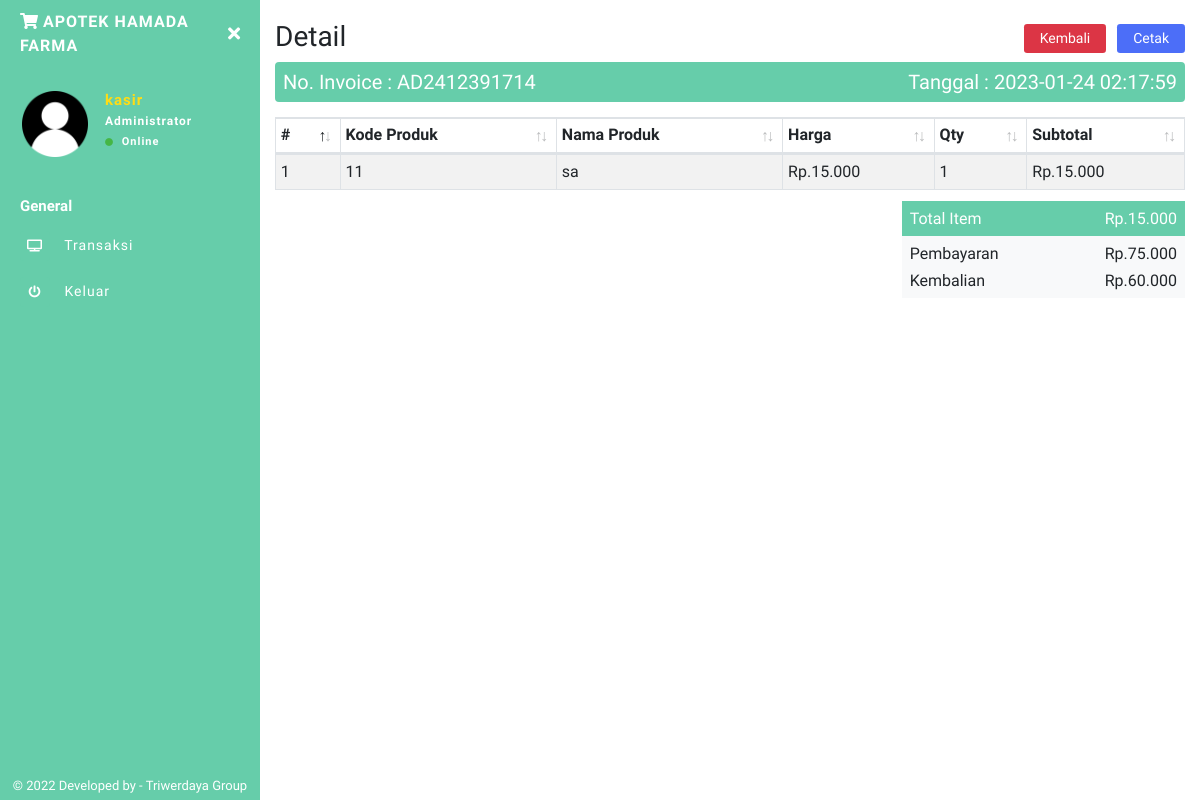
The page /apotek/kasir/invoice.php?detail=AD2412391714 (signed in) on the database its author committed.
### tables this page shows
CREATE TABLE `inv` (
  `invid` int(11) NOT NULL,
  `invoice` varchar(100) NOT NULL,
  `tgl_inv` timestamp NOT NULL DEFAULT CURRENT_TIMESTAMP ON UPDATE CURRENT_TIMESTAMP,
  `pembayaran` int(11) NOT NULL,
  `kembalian` int(11) NOT NULL,
  `status` varchar(10) NOT NULL,
  `toko` varchar(255) NOT NULL
);

CREATE TABLE `laporan` (
  `idlaporan` int(11) NOT NULL,
  `invoice` varchar(100) NOT NULL,
  `kode_produk` varchar(100) NOT NULL,
  `nama_produk` varchar(100) NOT NULL,
  `harga` int(11) NOT NULL,
  `harga_modal` int(11) NOT NULL,
  `qty` int(11) NOT NULL,
  `subtotal` int(11) NOT NULL,
  `toko` varchar(255) NOT NULL
);

### apotek/kasir/invoice.php (the view, shortened to what this page needs)
<?php include 'sidebar.php'; ?>
<?php
$noinv = $_GET['detail'];
$DataInv = mysqli_fetch_array(mysqli_query($conn, "SELECT * FROM inv WHERE invoice='$noinv'"));
$Dbayar = $DataInv['pembayaran'];
$Dkembali = $DataInv['kembalian'];
$Datee = $DataInv['tgl_inv'];
?>
<h1 class="h3 mb-2">
    Detail
    <span class="float-right">
        <a href="index.php" class="btn btn-danger btn-sm px-3 mr-1">Kembali</a>
        <button type="button" class="btn btn-primary btn-sm px-3" onclick="document.title='Invoice#<?php echo $noinv ?>';window.print()">
            Cetak</button>
    </span>
</h1>
<div class="bg-purple p-2 text-white" style="border-radius:0.25rem;">
    <div class="row">
        <div class="col-lg-6">
            <h5 class="mb-0">No. Invoice : <?php echo $noinv ?></h5>
        </div>
        <div class="col-lg-6">
            <h5 class="mb-0 date-inv">Tanggal : <?php echo $Datee ?></h5>
        </div>
    </div>
</div>
<table class="table table-striped table-sm table-bordered dt-responsive nowrap print-none" id="cart" width="100%">
    <thead>
        <tr>
            <th>#</th>
            <th>Kode Produk</th>
            <th>Nama Produk</th>
            <th>Harga</th>
            <th>Qty</th>
            <th>Subtotal</th>
        </tr>
    </thead>
    <tbody>
        <?php
        $no = 1;
        $data_laporan = mysqli_query($conn, "SELECT * FROM laporan WHERE invoice='$noinv'");
        while ($d = mysqli_fetch_array($data_laporan)) {
        ?>
            <tr>
                <td><?php echo $no++; ?></td>
                <td><?php echo $d['kode_produk']; ?></td>
                <td><?php echo $d['nama_produk']; ?></td>
                <td>Rp.<?php echo ribuan($d['harga']); ?></td>
                <td><?php echo $d['qty']; ?></td>
                <td>Rp.<?php echo ribuan($d['subtotal']); ?></td>
            </tr>
        <?php } ?>
    </tbody>
</table>
<?php
$i4 = mysqli_fetch_assoc(mysqli_query($conn, "SELECT SUM(subtotal) as isub FROM laporan WHERE invoice='$noinv'"));
?>
<div class="row justify-content-end mt-1">
    <div class="col-sm-6 col-md-5 col-lg-4">
        <div class="bg-purple text-white p-2">
            <h6 class="mb-0">Total Item
                <span class="float-right">Rp.<?php echo ribuan($i4['isub']); ?></span>
            </h6>
        </div>
        <div class="bg-light p-2">
            <h6 class="mb-2">Pembayaran
                <span class="float-right">Rp.<?php echo ribuan($Dbayar); ?></span>
            </h6>
            <h6 class="mb-0">Kembalian
                <span class="float-right">Rp.<?php echo ribuan($Dkembali); ?></span>
            </h6>
        </div>
    </div>
</div>
<?php include 'footer.php'; ?>

### apotek/kasir/sidebar.php (shortened to what this page needs)
<?php
include "../../config.php";
  function ribuan ($nilai){
    return number_format ($nilai, 0, ',', '.');
}
$uid = $_SESSION['userid'];
$DataLogin = mysqli_fetch_array(mysqli_query($conn,"SELECT * FROM login WHERE userid='$uid'"));
$username = $DataLogin['username'];
$toko = $DataLogin['toko'];
$logo = $DataLogin['logo'];
?>
<!DOCTYPE html>
<html>
<head>
    <link rel="stylesheet" href="https://maxcdn.bootstrapcdn.com/bootstrap/4.0.0/css/bootstrap.min.css">
    <link href="../../assets/css/style.css" rel="stylesheet">
    <link href="https://use.fontawesome.com/releases/v5.0.6/css/all.css" rel="stylesheet">
    <link href="../../assets/vendor/datatables/dataTables.bootstrap4.min.css" rel="stylesheet">
  <link href="../../assets/vendor/datatables/responsive.bootstrap4.min.css" rel="stylesheet">
</head>
<body>
<div class="page-wrapper chiller-theme toggled">
  <nav id="sidebar" class="sidebar-wrapper">
    <div class="sidebar-content">
      <div class="sidebar-brand">
        <a href="./"><i class="fas fa-shopping-cart mr-1"></i><?php echo $toko ?></a>
        <div id="close-sidebar">
          <i class="fas fa-times"></i>
        </div>
      </div>
      <div class="sidebar-header">
        <div class="user-pic" style="height:70px;width:70px;">
          <img class="img-responsive img-rounded" src="../../assets/images/<?php echo $logo ?>"
            alt="User picture">
        </div>
        <div class="user-info">
          <span class="user-name"><?php echo $username ?>
          </span>
          <span class="user-role">Administrator</span>
          <span class="user-status">
            <i class="fa fa-circle"></i>
            <span>Online</span>
          </span>
        </div>
      </div>
      <div class="sidebar-menu">
        <ul>
          <li class="header-menu">
            <span>General</span>
          </li>
          <li>
            <a href="index.php">
              <i class="fas fa-tv"></i>
              <span>Transaksi</span>
            </a>
          </li>
          <li>
            <a href="#Exit" data-toggle="modal">
              <i class="fa fa-power-off"></i>
              <span>Keluar</span>
            </a>
          </li>
        </ul>
      </div>
    </div>
    <div class="sidebar-footer">
    © 2022 Developed by - Triwerdaya Group</a>
    </div>
  </nav>
  <main class="page-content">
    <div class="container-fluid">

### rows shown on the page
inv: tgl_inv "2023-01-24 02:17:59", pembayaran "75.000", kembalian "60.000"
laporan: kode_produk "11", nama_produk "sa", harga "15.000", qty "1", subtotal "15.000"

### other values the page prints
$toko "APOTEK HAMADA FARMA"
$username "kasir"
$noinv "AD2412391714"
ribuan($i4['isub']) "15.000"
